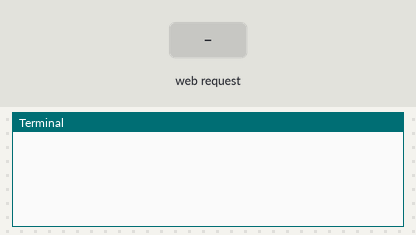
The program below on a simulated Raspberry Pi (BCM pin numbers). Parts: the last lines printed to the terminal. The inputs (shaded band) are chosen by the test bench. The camera gives no picture and a still takes 0.5 s; the clock reads 2024-03-15 10:24:30 at power-on unless the program sets it.

Above: at 1.2 s.
1.3 s: HTTP request for / received
At 2.3 s:
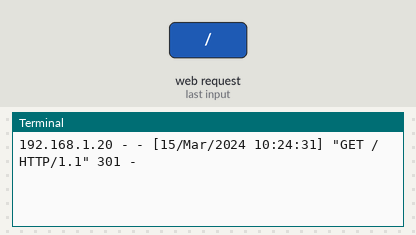
2.8 s: HTTP request for /index.html received
At 3.4 s:
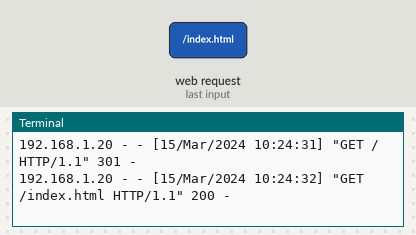
4.3 s: HTTP request for /stream.mjpg received
At 5.7 s:
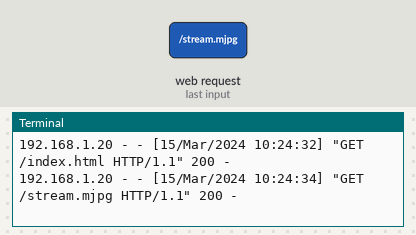

The program:

server.py
```python
import io
import picamera
import logging
import socketserver
from threading import Condition
from http import server
import ssl


PAGE="""\
<html>
<head>
<title>Raspberry Pi - Streaming</title>
</head>
<body>
<center>
<img src="stream.mjpg" width="600" height="480">
</center>
</body>
</html>
"""

class StreamingOutput(object):
    def __init__(self):
        self.frame = None
        self.buffer = io.BytesIO()
        self.condition = Condition()

    def write(self, buf):
        if buf.startswith(b'\xff\xd8'):
            # New frame, copy the existing buffer's content and notify all
            # clients it's available
            self.buffer.truncate()
            with self.condition:
                self.frame = self.buffer.getvalue()
                self.condition.notify_all()
            self.buffer.seek(0)
        return self.buffer.write(buf)

camera = picamera.PiCamera(resolution='640x480', framerate=24)
output = StreamingOutput()
camera.start_recording(output, format='mjpeg')
class StreamingHandler(server.BaseHTTPRequestHandler):
    def do_GET(self):
        if self.path == '/':
            self.send_response(301)
            self.send_header('Location', '/index.html')
            self.end_headers()
        elif self.path == '/index.html':
            content = PAGE.encode('utf-8')
            self.send_response(200)
            self.send_header('Content-Type', 'text/html')
            self.send_header('Content-Length', len(content))
            self.end_headers()
            self.wfile.write(content)
        elif self.path == '/captureimage':
            camera.capture('image.jpg') ###
        elif self.path == '/stream.mjpg':
            self.send_response(200)
            self.send_header('Content-Type', 'multipart/x-mixed-replace; boundary=frame')
            self.end_headers()
            try:
                while True:
                    with output.condition:
                        output.condition.wait()
                        frame = output.frame
                    self.wfile.write(b'--frame\r\n')
                    self.send_header('Content-Type', 'image/jpeg')
                    self.send_header('Content-Length', len(frame))
                    self.end_headers()
                    self.wfile.write(frame)
                    self.wfile.write(b'\r\n')
            except Exception as e:
                logging.warning(
                    'Removed streaming client %s: %s',
                    self.client_address, str(e))
        else:
            self.send_error(404)
            self.end_headers()

class StreamingServer(socketserver.ThreadingMixIn, server.HTTPServer):
    allow_reuse_address = True
    daemon_threads = True


try:
    address = ('', 8000)
    httpd = StreamingServer(address, StreamingHandler)
    httpd.socket = ssl.wrap_socket(httpd.socket, certfile='certs/certificate.pem', keyfile='certs/privatekey.pem', server_side=True)
    httpd.serve_forever()
finally:
    camera.stop_recording()
```

Measured:
- after the input at 1.3 s, the terminal: prints a new line at once (image 1)
- after the input at 2.8 s, the terminal: prints a new line at once (image 2)
- after the input at 4.3 s, the terminal: prints a new line at once (image 3)
